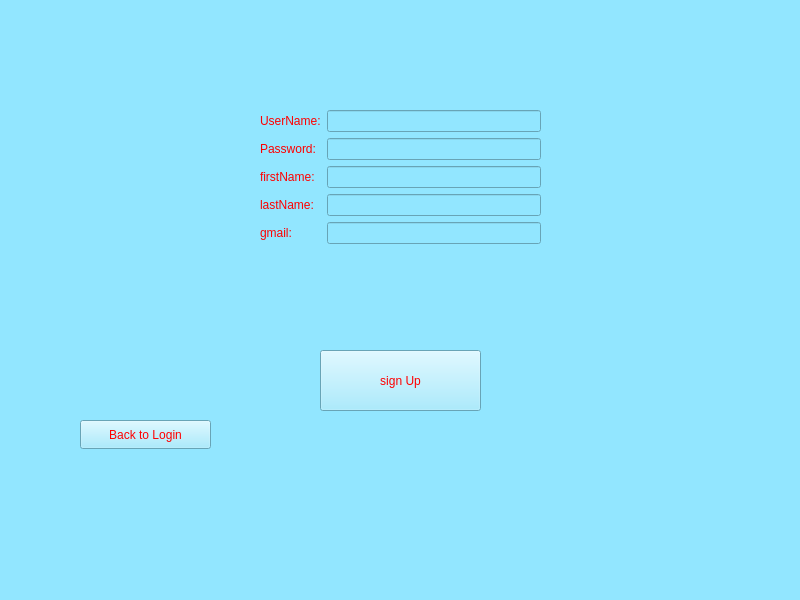
<?xml version="1.0" encoding="UTF-8"?>
<ui version="4.0">
 <class>singU</class>
 <widget class="QMainWindow" name="singU">
  <property name="geometry">
   <rect>
    <x>0</x>
    <y>0</y>
    <width>800</width>
    <height>600</height>
   </rect>
  </property>
  <property name="windowTitle">
   <string>MainWindow</string>
  </property>
  <property name="styleSheet">
   <string notr="true">background-color:rgb(146, 230, 255);color:rgb(255, 0, 0) ;
font: italic 14pt &quot;Segoe UI&quot;;</string>
  </property>
  <widget class="QWidget" name="centralwidget">
   <widget class="QWidget" name="formLayoutWidget">
    <property name="geometry">
     <rect>
      <x>260</x>
      <y>110</y>
      <width>281</width>
      <height>231</height>
     </rect>
    </property>
    <layout class="QFormLayout" name="formLayout">
     <item row="0" column="0">
      <widget class="QLabel" name="label">
       <property name="styleSheet">
        <string notr="true">color:rgb(255, 0, 0) ;
font: italic 14pt &quot;Segoe UI&quot;;</string>
       </property>
       <property name="text">
        <string>UserName:</string>
       </property>
      </widget>
     </item>
     <item row="0" column="1">
      <widget class="QLineEdit" name="userLine">
       <property name="styleSheet">
        <string notr="true">color:rgb(255, 0, 0) ;
font: italic 14pt &quot;Segoe UI&quot;;</string>
       </property>
      </widget>
     </item>
     <item row="1" column="0">
      <widget class="QLabel" name="label_2">
       <property name="styleSheet">
        <string notr="true">color:rgb(255, 0, 0) ;
font: italic 14pt &quot;Segoe UI&quot;;</string>
       </property>
       <property name="text">
        <string>Password:</string>
       </property>
      </widget>
     </item>
     <item row="1" column="1">
      <widget class="QLineEdit" name="passLine">
       <property name="styleSheet">
        <string notr="true">color:rgb(255, 0, 0) ;
font: italic 14pt &quot;Segoe UI&quot;;</string>
       </property>
       <property name="echoMode">
        <enum>QLineEdit::Password</enum>
       </property>
      </widget>
     </item>
     <item row="2" column="0">
      <widget class="QLabel" name="label_3">
       <property name="styleSheet">
        <string notr="true">color:rgb(255, 0, 0) ;
font: italic 14pt &quot;Segoe UI&quot;;</string>
       </property>
       <property name="text">
        <string>firstName:</string>
       </property>
      </widget>
     </item>
     <item row="2" column="1">
      <widget class="QLineEdit" name="firstNLine">
       <property name="styleSheet">
        <string notr="true">color:rgb(255, 0, 0) ;
font: italic 14pt &quot;Segoe UI&quot;;</string>
       </property>
      </widget>
     </item>
     <item row="3" column="0">
      <widget class="QLabel" name="label_6">
       <property name="text">
        <string>lastName:</string>
       </property>
      </widget>
     </item>
     <item row="3" column="1">
      <widget class="QLineEdit" name="lastNLine">
       <property name="styleSheet">
        <string notr="true">color:rgb(255, 0, 0) ;
font: italic 14pt &quot;Segoe UI&quot;;</string>
       </property>
      </widget>
     </item>
     <item row="4" column="0">
      <widget class="QLabel" name="label_4">
       <property name="styleSheet">
        <string notr="true">color:rgb(255, 0, 0) ;
font: italic 14pt &quot;Segoe UI&quot;;</string>
       </property>
       <property name="text">
        <string>gmail:</string>
       </property>
      </widget>
     </item>
     <item row="4" column="1">
      <widget class="QLineEdit" name="gmailLine"/>
     </item>
    </layout>
   </widget>
   <widget class="QPushButton" name="pushButton">
    <property name="geometry">
     <rect>
      <x>320</x>
      <y>350</y>
      <width>161</width>
      <height>61</height>
     </rect>
    </property>
    <property name="styleSheet">
     <string notr="true">color:rgb(255, 0, 0) ;
font: italic 14pt &quot;Segoe UI&quot;;</string>
    </property>
    <property name="text">
     <string>sign Up</string>
    </property>
   </widget>
   <widget class="QPushButton" name="pushButton_2">
    <property name="geometry">
     <rect>
      <x>80</x>
      <y>420</y>
      <width>131</width>
      <height>29</height>
     </rect>
    </property>
    <property name="styleSheet">
     <string notr="true">color:rgb(255, 0, 0) ;
font: italic 14pt &quot;Segoe UI&quot;;</string>
    </property>
    <property name="text">
     <string>Back to Login</string>
    </property>
   </widget>
  </widget>
  <widget class="QMenuBar" name="menubar">
   <property name="geometry">
    <rect>
     <x>0</x>
     <y>0</y>
     <width>800</width>
     <height>36</height>
    </rect>
   </property>
  </widget>
  <widget class="QStatusBar" name="statusbar"/>
 </widget>
 <resources/>
 <connections/>
</ui>
